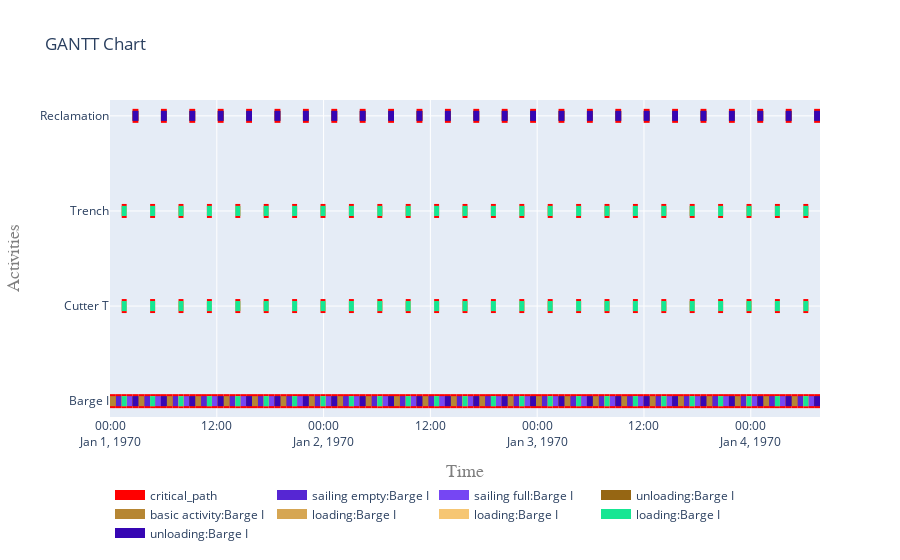

The cell this chart's notebook holds for it:
### Code cell
i = 0 # 1 barge
vessels = results[i]['vessels']
activities = results[i]['activities']
cutter = vessels[cutter_name]
to_site = results[i][to_site_name]
from_site = results[i][from_site_name]
  
my_objects = list(vessels.values()) + [from_site, to_site]
my_activities = list(activities.values())
my_log = CpLog(list_objects=my_objects, list_activities=my_activities)
dependencies_log = my_log.get_dependencies_log_based()
cp_log_based = my_log.mark_critical_activities(dependencies_log)
df = occupancy_analysis(vessels, cutter, activities)
fig = plot.get_gantt_chart(concepts=my_objects, critical_path=cp_log_based, id_map=activities)

### Figure 1 — Plotly figure (JSON) as saved in the notebook; plotly's stock layout.template omitted (floating-point values rounded to 4 significant figures; data arrays with more than 128 entries replaced by an {"elided": "..."} marker saying what was removed)
{"data": [{"connectgaps": false, "hoverinfo": "name", "line": {"color": "red", "width": 14}, "mode": "lines", "name": "critical_path", "type": "scatter", "x": {"elided": "600 str values"}, "y": {"elided": "600 str values"}}, {"connectgaps": false, "hoverinfo": "y+name", "line": {"color": "rgb(86,38,211)", "width": 10}, "mode": "lines", "name": "sailing empty:Barge I", "type": "scatter", "x": ["1970-01-01T00:39:32", "1970-01-01T00:39:32", "1970-01-01T01:19:04", "1970-01-01T01:19:04", "1970-01-01T01:19:04", "1970-01-01T03:51:00", "1970-01-01T03:51:00", "1970-01-01T04:30:32", "1970-01-01T04:30:32", "1970-01-01T04:30:32", "1970-01-01T07:02:28", "1970-01-01T07:02:28", "1970-01-01T07:42:00", "1970-01-01T07:42:00", "1970-01-01T07:42:00", "1970-01-01T10:13:56", "1970-01-01T10:13:56", "1970-01-01T10:53:28", "1970-01-01T10:53:28", "1970-01-01T10:53:28", "1970-01-01T13:25:24", "1970-01-01T13:25:24", "1970-01-01T14:04:56", "1970-01-01T14:04:56", "1970-01-01T14:04:56", "1970-01-01T16:36:52", "1970-01-01T16:36:52", "1970-01-01T17:16:24", "1970-01-01T17:16:24", "1970-01-01T17:16:24", "1970-01-01T19:48:20", "1970-01-01T19:48:20", "1970-01-01T20:27:52", "1970-01-01T20:27:52", "1970-01-01T20:27:52", "1970-01-01T22:59:48", "1970-01-01T22:59:48", "1970-01-01T23:39:20", "1970-01-01T23:39:20", "1970-01-01T23:39:20", "1970-01-02T02:11:16", "1970-01-02T02:11:16", "1970-01-02T02:50:48", "1970-01-02T02:50:48", "1970-01-02T02:50:48", "1970-01-02T05:22:44", "1970-01-02T05:22:44", "1970-01-02T06:02:16", "1970-01-02T06:02:16", "1970-01-02T06:02:16", "1970-01-02T08:34:12", "1970-01-02T08:34:12", "1970-01-02T09:13:44", "1970-01-02T09:13:44", "1970-01-02T09:13:44", "1970-01-02T11:45:40", "1970-01-02T11:45:40", "1970-01-02T12:25:12", "1970-01-02T12:25:12", "1970-01-02T12:25:12", "1970-01-02T14:57:08", "1970-01-02T14:57:08", "1970-01-02T15:36:40", "1970-01-02T15:36:40", "1970-01-02T15:36:40", "1970-01-02T18:08:36", "1970-01-02T18:08:36", "1970-01-02T18:48:08", "1970-01-02T18:48:08", "1970-01-02T18:48:08", "1970-01-02T21:20:04", "1970-01-02T21:20:04", "1970-01-02T21:59:36", "1970-01-02T21:59:36", "1970-01-02T21:59:36", "1970-01-03T00:31:32", "1970-01-03T00:31:32", "1970-01-03T01:11:04", "1970-01-03T01:11:04", "1970-01-03T01:11:04", "1970-01-03T03:43:00", "1970-01-03T03:43:00", "1970-01-03T04:22:32", "1970-01-03T04:22:32", "1970-01-03T04:22:32", "1970-01-03T06:54:28", "1970-01-03T06:54:28", "1970-01-03T07:34:00", "1970-01-03T07:34:00", "1970-01-03T07:34:00", "1970-01-03T10:05:56", "1970-01-03T10:05:56", "1970-01-03T10:45:28", "1970-01-03T10:45:28", "1970-01-03T10:45:28", "1970-01-03T13:17:24", "1970-01-03T13:17:24", "1970-01-03T13:56:56", "1970-01-03T13:56:56", "1970-01-03T13:56:56", "1970-01-03T16:28:52", "1970-01-03T16:28:52", "1970-01-03T17:08:24", "1970-01-03T17:08:24", "1970-01-03T17:08:24", "1970-01-03T19:40:20", "1970-01-03T19:40:20", "1970-01-03T20:19:52", "1970-01-03T20:19:52", "1970-01-03T20:19:52", "1970-01-03T22:51:48", "1970-01-03T22:51:48", "1970-01-03T23:31:20", "1970-01-03T23:31:20", "1970-01-03T23:31:20", "1970-01-04T02:03:16", "1970-01-04T02:03:16", "1970-01-04T02:42:48", "1970-01-04T02:42:48", "1970-01-04T02:42:48", "1970-01-04T05:14:44", "1970-01-04T05:14:44", "1970-01-04T05:54:16", "1970-01-04T05:54:16", "1970-01-04T05:54:16"], "y": ["Barge I", "Barge I", "Barge I", "Barge I", null, "Barge I", "Barge I", "Barge I", "Barge I", null, "Barge I", "Barge I", "Barge I", "Barge I", null, "Barge I", "Barge I", "Barge I", "Barge I", null, "Barge I", "Barge I", "Barge I", "Barge I", null, "Barge I", "Barge I", "Barge I", "Barge I", null, "Barge I", "Barge I", "Barge I", "Barge I", null, "Barge I", "Barge I", "Barge I", "Barge I", null, "Barge I", "Barge I", "Barge I", "Barge I", null, "Barge I", "Barge I", "Barge I", "Barge I", null, "Barge I", "Barge I", "Barge I", "Barge I", null, "Barge I", "Barge I", "Barge I", "Barge I", null, "Barge I", "Barge I", "Barge I", "Barge I", null, "Barge I", "Barge I", "Barge I", "Barge I", null, "Barge I", "Barge I", "Barge I", "Barge I", null, "Barge I", "Barge I", "Barge I", "Barge I", null, "Barge I", "Barge I", "Barge I", "Barge I", null, "Barge I", "Barge I", "Barge I", "Barge I", null, "Barge I", "Barge I", "Barge I", "Barge I", null, "Barge I", "Barge I", "Barge I", "Barge I", null, "Barge I", "Barge I", "Barge I", "Barge I", null, "Barge I", "Barge I", "Barge I", "Barge I", null, "Barge I", "Barge I", "Barge I", "Barge I", null, "Barge I", "Barge I", "Barge I", "Barge I", null, "Barge I", "Barge I", "Barge I", "Barge I", null]}, {"connectgaps": false, "hoverinfo": "y+name", "line": {"color": "rgb(118,70,243)", "width": 10}, "mode": "lines", "name": "sailing full:Barge I", "type": "scatter", "x": ["1970-01-01T01:52:24", "1970-01-01T01:52:24", "1970-01-01T02:31:56", "1970-01-01T02:31:56", "1970-01-01T02:31:56", "1970-01-01T05:03:52", "1970-01-01T05:03:52", "1970-01-01T05:43:24", "1970-01-01T05:43:24", "1970-01-01T05:43:24", "1970-01-01T08:15:20", "1970-01-01T08:15:20", "1970-01-01T08:54:52", "1970-01-01T08:54:52", "1970-01-01T08:54:52", "1970-01-01T11:26:48", "1970-01-01T11:26:48", "1970-01-01T12:06:20", "1970-01-01T12:06:20", "1970-01-01T12:06:20", "1970-01-01T14:38:16", "1970-01-01T14:38:16", "1970-01-01T15:17:48", "1970-01-01T15:17:48", "1970-01-01T15:17:48", "1970-01-01T17:49:44", "1970-01-01T17:49:44", "1970-01-01T18:29:16", "1970-01-01T18:29:16", "1970-01-01T18:29:16", "1970-01-01T21:01:12", "1970-01-01T21:01:12", "1970-01-01T21:40:44", "1970-01-01T21:40:44", "1970-01-01T21:40:44", "1970-01-02T00:12:40", "1970-01-02T00:12:40", "1970-01-02T00:52:12", "1970-01-02T00:52:12", "1970-01-02T00:52:12", "1970-01-02T03:24:08", "1970-01-02T03:24:08", "1970-01-02T04:03:40", "1970-01-02T04:03:40", "1970-01-02T04:03:40", "1970-01-02T06:35:36", "1970-01-02T06:35:36", "1970-01-02T07:15:08", "1970-01-02T07:15:08", "1970-01-02T07:15:08", "1970-01-02T09:47:04", "1970-01-02T09:47:04", "1970-01-02T10:26:36", "1970-01-02T10:26:36", "1970-01-02T10:26:36", "1970-01-02T12:58:32", "1970-01-02T12:58:32", "1970-01-02T13:38:04", "1970-01-02T13:38:04", "1970-01-02T13:38:04", "1970-01-02T16:10:00", "1970-01-02T16:10:00", "1970-01-02T16:49:32", "1970-01-02T16:49:32", "1970-01-02T16:49:32", "1970-01-02T19:21:28", "1970-01-02T19:21:28", "1970-01-02T20:01:00", "1970-01-02T20:01:00", "1970-01-02T20:01:00", "1970-01-02T22:32:56", "1970-01-02T22:32:56", "1970-01-02T23:12:28", "1970-01-02T23:12:28", "1970-01-02T23:12:28", "1970-01-03T01:44:24", "1970-01-03T01:44:24", "1970-01-03T02:23:56", "1970-01-03T02:23:56", "1970-01-03T02:23:56", "1970-01-03T04:55:52", "1970-01-03T04:55:52", "1970-01-03T05:35:24", "1970-01-03T05:35:24", "1970-01-03T05:35:24", "1970-01-03T08:07:20", "1970-01-03T08:07:20", "1970-01-03T08:46:52", "1970-01-03T08:46:52", "1970-01-03T08:46:52", "1970-01-03T11:18:48", "1970-01-03T11:18:48", "1970-01-03T11:58:20", "1970-01-03T11:58:20", "1970-01-03T11:58:20", "1970-01-03T14:30:16", "1970-01-03T14:30:16", "1970-01-03T15:09:48", "1970-01-03T15:09:48", "1970-01-03T15:09:48", "1970-01-03T17:41:44", "1970-01-03T17:41:44", "1970-01-03T18:21:16", "1970-01-03T18:21:16", "1970-01-03T18:21:16", "1970-01-03T20:53:12", "1970-01-03T20:53:12", "1970-01-03T21:32:44", "1970-01-03T21:32:44", "1970-01-03T21:32:44", "1970-01-04T00:04:40", "1970-01-04T00:04:40", "1970-01-04T00:44:12", "1970-01-04T00:44:12", "1970-01-04T00:44:12", "1970-01-04T03:16:08", "1970-01-04T03:16:08", "1970-01-04T03:55:40", "1970-01-04T03:55:40", "1970-01-04T03:55:40", "1970-01-04T06:27:36", "1970-01-04T06:27:36", "1970-01-04T07:07:08", "1970-01-04T07:07:08", "1970-01-04T07:07:08"], "y": ["Barge I", "Barge I", "Barge I", "Barge I", null, "Barge I", "Barge I", "Barge I", "Barge I", null, "Barge I", "Barge I", "Barge I", "Barge I", null, "Barge I", "Barge I", "Barge I", "Barge I", null, "Barge I", "Barge I", "Barge I", "Barge I", null, "Barge I", "Barge I", "Barge I", "Barge I", null, "Barge I", "Barge I", "Barge I", "Barge I", null, "Barge I", "Barge I", "Barge I", "Barge I", null, "Barge I", "Barge I", "Barge I", "Barge I", null, "Barge I", "Barge I", "Barge I", "Barge I", null, "Barge I", "Barge I", "Barge I", "Barge I", null, "Barge I", "Barge I", "Barge I", "Barge I", null, "Barge I", "Barge I", "Barge I", "Barge I", null, "Barge I", "Barge I", "Barge I", "Barge I", null, "Barge I", "Barge I", "Barge I", "Barge I", null, "Barge I", "Barge I", "Barge I", "Barge I", null, "Barge I", "Barge I", "Barge I", "Barge I", null, "Barge I", "Barge I", "Barge I", "Barge I", null, "Barge I", "Barge I", "Barge I", "Barge I", null, "Barge I", "Barge I", "Barge I", "Barge I", null, "Barge I", "Barge I", "Barge I", "Barge I", null, "Barge I", "Barge I", "Barge I", "Barge I", null, "Barge I", "Barge I", "Barge I", "Barge I", null, "Barge I", "Barge I", "Barge I", "Barge I", null, "Barge I", "Barge I", "Barge I", "Barge I", null]}, {"connectgaps": false, "hoverinfo": "y+name", "line": {"color": "rgb(150,102,19)", "width": 10}, "mode": "lines", "name": "unloading:Barge I", "type": "scatter", "x": {"elided": "250 str values"}, "y": {"elided": "250 str values"}}, {"connectgaps": false, "hoverinfo": "y+name", "line": {"color": "rgb(182,134,51)", "width": 10}, "mode": "lines", "name": "basic activity:Barge I", "type": "scatter", "x": ["1970-01-01T00:00:00", "1970-01-01T00:00:00", "1970-01-01T00:39:32", "1970-01-01T00:39:32", "1970-01-01T00:39:32", "1970-01-01T03:11:28", "1970-01-01T03:11:28", "1970-01-01T03:51:00", "1970-01-01T03:51:00", "1970-01-01T03:51:00", "1970-01-01T06:22:56", "1970-01-01T06:22:56", "1970-01-01T07:02:28", "1970-01-01T07:02:28", "1970-01-01T07:02:28", "1970-01-01T09:34:24", "1970-01-01T09:34:24", "1970-01-01T10:13:56", "1970-01-01T10:13:56", "1970-01-01T10:13:56", "1970-01-01T12:45:52", "1970-01-01T12:45:52", "1970-01-01T13:25:24", "1970-01-01T13:25:24", "1970-01-01T13:25:24", "1970-01-01T15:57:20", "1970-01-01T15:57:20", "1970-01-01T16:36:52", "1970-01-01T16:36:52", "1970-01-01T16:36:52", "1970-01-01T19:08:48", "1970-01-01T19:08:48", "1970-01-01T19:48:20", "1970-01-01T19:48:20", "1970-01-01T19:48:20", "1970-01-01T22:20:16", "1970-01-01T22:20:16", "1970-01-01T22:59:48", "1970-01-01T22:59:48", "1970-01-01T22:59:48", "1970-01-02T01:31:44", "1970-01-02T01:31:44", "1970-01-02T02:11:16", "1970-01-02T02:11:16", "1970-01-02T02:11:16", "1970-01-02T04:43:12", "1970-01-02T04:43:12", "1970-01-02T05:22:44", "1970-01-02T05:22:44", "1970-01-02T05:22:44", "1970-01-02T07:54:40", "1970-01-02T07:54:40", "1970-01-02T08:34:12", "1970-01-02T08:34:12", "1970-01-02T08:34:12", "1970-01-02T11:06:08", "1970-01-02T11:06:08", "1970-01-02T11:45:40", "1970-01-02T11:45:40", "1970-01-02T11:45:40", "1970-01-02T14:17:36", "1970-01-02T14:17:36", "1970-01-02T14:57:08", "1970-01-02T14:57:08", "1970-01-02T14:57:08", "1970-01-02T17:29:04", "1970-01-02T17:29:04", "1970-01-02T18:08:36", "1970-01-02T18:08:36", "1970-01-02T18:08:36", "1970-01-02T20:40:32", "1970-01-02T20:40:32", "1970-01-02T21:20:04", "1970-01-02T21:20:04", "1970-01-02T21:20:04", "1970-01-02T23:52:00", "1970-01-02T23:52:00", "1970-01-03T00:31:32", "1970-01-03T00:31:32", "1970-01-03T00:31:32", "1970-01-03T03:03:28", "1970-01-03T03:03:28", "1970-01-03T03:43:00", "1970-01-03T03:43:00", "1970-01-03T03:43:00", "1970-01-03T06:14:56", "1970-01-03T06:14:56", "1970-01-03T06:54:28", "1970-01-03T06:54:28", "1970-01-03T06:54:28", "1970-01-03T09:26:24", "1970-01-03T09:26:24", "1970-01-03T10:05:56", "1970-01-03T10:05:56", "1970-01-03T10:05:56", "1970-01-03T12:37:52", "1970-01-03T12:37:52", "1970-01-03T13:17:24", "1970-01-03T13:17:24", "1970-01-03T13:17:24", "1970-01-03T15:49:20", "1970-01-03T15:49:20", "1970-01-03T16:28:52", "1970-01-03T16:28:52", "1970-01-03T16:28:52", "1970-01-03T19:00:48", "1970-01-03T19:00:48", "1970-01-03T19:40:20", "1970-01-03T19:40:20", "1970-01-03T19:40:20", "1970-01-03T22:12:16", "1970-01-03T22:12:16", "1970-01-03T22:51:48", "1970-01-03T22:51:48", "1970-01-03T22:51:48", "1970-01-04T01:23:44", "1970-01-04T01:23:44", "1970-01-04T02:03:16", "1970-01-04T02:03:16", "1970-01-04T02:03:16", "1970-01-04T04:35:12", "1970-01-04T04:35:12", "1970-01-04T05:14:44", "1970-01-04T05:14:44", "1970-01-04T05:14:44"], "y": ["Barge I", "Barge I", "Barge I", "Barge I", null, "Barge I", "Barge I", "Barge I", "Barge I", null, "Barge I", "Barge I", "Barge I", "Barge I", null, "Barge I", "Barge I", "Barge I", "Barge I", null, "Barge I", "Barge I", "Barge I", "Barge I", null, "Barge I", "Barge I", "Barge I", "Barge I", null, "Barge I", "Barge I", "Barge I", "Barge I", null, "Barge I", "Barge I", "Barge I", "Barge I", null, "Barge I", "Barge I", "Barge I", "Barge I", null, "Barge I", "Barge I", "Barge I", "Barge I", null, "Barge I", "Barge I", "Barge I", "Barge I", null, "Barge I", "Barge I", "Barge I", "Barge I", null, "Barge I", "Barge I", "Barge I", "Barge I", null, "Barge I", "Barge I", "Barge I", "Barge I", null, "Barge I", "Barge I", "Barge I", "Barge I", null, "Barge I", "Barge I", "Barge I", "Barge I", null, "Barge I", "Barge I", "Barge I", "Barge I", null, "Barge I", "Barge I", "Barge I", "Barge I", null, "Barge I", "Barge I", "Barge I", "Barge I", null, "Barge I", "Barge I", "Barge I", "Barge I", null, "Barge I", "Barge I", "Barge I", "Barge I", null, "Barge I", "Barge I", "Barge I", "Barge I", null, "Barge I", "Barge I", "Barge I", "Barge I", null, "Barge I", "Barge I", "Barge I", "Barge I", null, "Barge I", "Barge I", "Barge I", "Barge I", null]}, {"connectgaps": false, "hoverinfo": "y+name", "line": {"color": "rgb(214,166,83)", "width": 10}, "mode": "lines", "name": "loading:Barge I", "type": "scatter", "x": {"elided": "375 str values"}, "y": {"elided": "375 str values"}}, {"connectgaps": false, "hoverinfo": "y+name", "line": {"color": "rgb(246,198,115)", "width": 10}, "mode": "lines", "name": "loading:Barge I", "type": "scatter", "x": {"elided": "375 str values"}, "y": {"elided": "375 str values"}}, {"connectgaps": false, "hoverinfo": "y+name", "line": {"color": "rgb(22,230,147)", "width": 10}, "mode": "lines", "name": "loading:Barge I", "type": "scatter", "x": {"elided": "375 str values"}, "y": {"elided": "375 str values"}}, {"connectgaps": false, "hoverinfo": "y+name", "line": {"color": "rgb(54,6,179)", "width": 10}, "mode": "lines", "name": "unloading:Barge I", "type": "scatter", "x": {"elided": "250 str values"}, "y": {"elided": "250 str values"}}], "layout": {"hovermode": "closest", "legend": {"orientation": "h", "x": 0, "y": -0.2}, "title": {"text": "GANTT Chart"}, "xaxis": {"range": ["1970-01-01T00:00:00", "1970-01-04T07:46:40"], "title": {"font": {"color": "#7f7f7f", "family": "Courier New, monospace", "size": 18}, "text": "Time"}}, "yaxis": {"title": {"font": {"color": "#7f7f7f", "family": "Courier New, monospace", "size": 18}, "text": "Activities"}}}}
